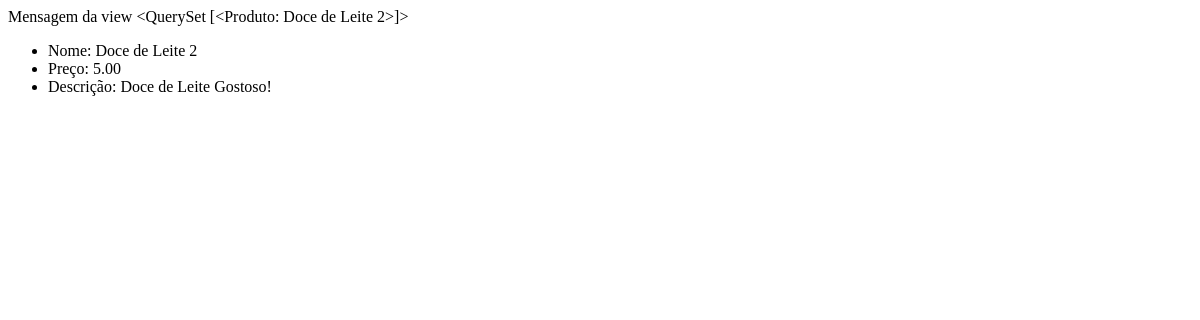
Page /home/ on the earlier database version.
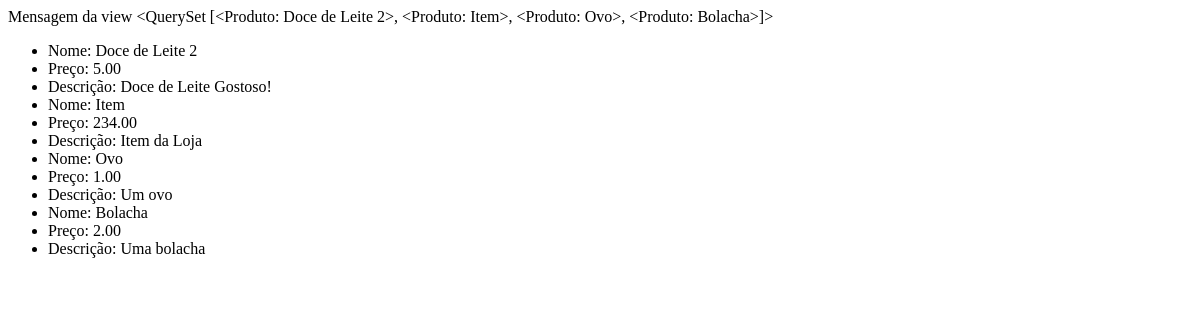
Same page on the later database version.
### items/models.py (models this page shows)
class Produto(models.Model): # Adicionando uma classe para models.
    nome = models.CharField(max_length=200) # Define o número max de caracteres.
    preco = models.DecimalField(max_digits=5, decimal_places=2) # Denfine as casa e número de digitos.
    descricao = models.TextField() # Valor infinitos de caracteres.
    def __str__(self): # Função de verificar valor dentro da app.
        return self.nome

### items/views.py (the view)
# urls.py: 2. Add a URL to urlpatterns:  path('', views.home, name='home')
def home(request):
    mensagem = "Mensagem da view"
    produtos = Produto.objects.all() # "Equivalente a: SELECT * FROM Produto"
    return render(request, "items/index.html", {"msg":mensagem, "produtos":produtos}) # Adicionando mensagem dentro do template criado.

### templates/items/index.html
{% extends "items/base.html" %}
{% block content %}
{{ msg }}
{{ produtos }}
<ul>
    {% for produto in produtos %}
    <li>Nome: {{ produto.nome }}</li>
    <li>Preço: {{ produto.preco }}</li>
    <li>Descrição: {{ produto.descricao }}</li>
    {% endfor %}
</ul>
{% endblock content %}

### templates/items/base.html (shortened to what this page needs)
<!DOCTYPE html>
{% load staticfiles %}
<html lang="en">
    <head>
        <link rel="stylesheet" href="{% static 'css/style.css' %}">
    </head>
    <body>
        {% block content %}
        {% endblock content %}
    </body>
</html>

Differences in the rows shown:
computed for Produto "Doce de Leite 2": nome.nome "<QuerySet [<Produto: Doce de Leite 2>]>" → "<QuerySet [<Produto: Doce de Leite 2>, <Produto: Item>, <Produto: Ovo>, <Produto: Bolacha>]>"
added Produto: nome "Item", preco "234.00", descricao "Item da Loja"
added Produto: nome "Ovo", preco "1.00", descricao "Um ovo"
added Produto: nome "Bolacha", preco "2.00", descricao "Uma bolacha"
